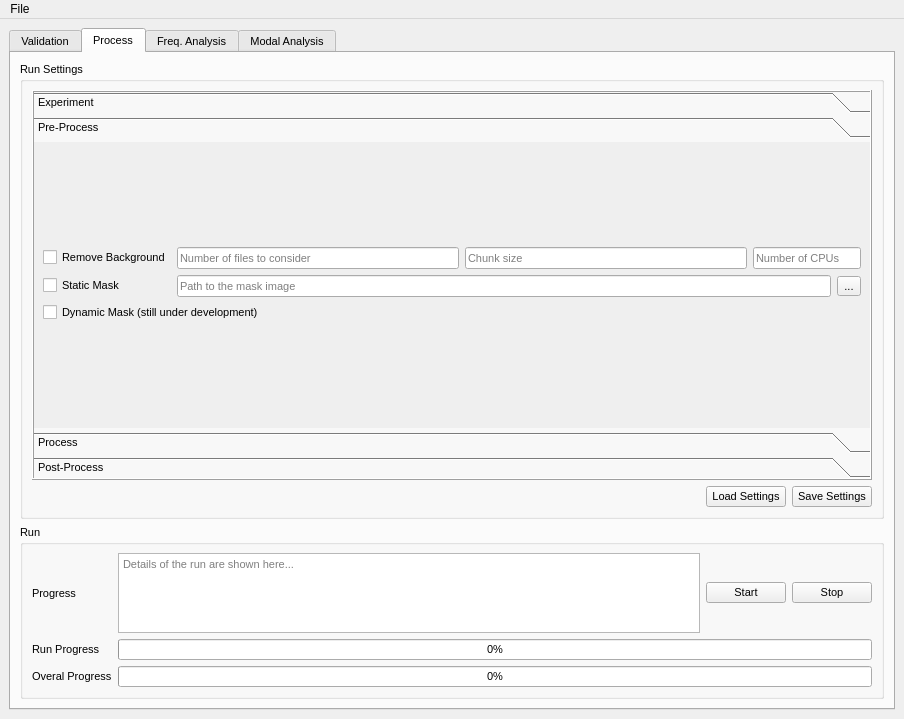
<?xml version="1.0" encoding="UTF-8"?>
<ui version="4.0">
 <class>MainWindow</class>
 <widget class="QMainWindow" name="MainWindow">
  <property name="enabled">
   <bool>true</bool>
  </property>
  <property name="geometry">
   <rect>
    <x>0</x>
    <y>0</y>
    <width>904</width>
    <height>719</height>
   </rect>
  </property>
  <widget class="QWidget" name="centralwidget">
   <layout class="QGridLayout" name="gridLayout_11">
    <item row="0" column="0">
     <widget class="QTabWidget" name="Main_tabs">
      <property name="enabled">
       <bool>true</bool>
      </property>
      <property name="font">
       <font>
        <pointsize>8</pointsize>
        <weight>50</weight>
        <italic>false</italic>
        <bold>false</bold>
        <underline>false</underline>
        <strikeout>false</strikeout>
       </font>
      </property>
      <property name="acceptDrops">
       <bool>false</bool>
      </property>
      <property name="accessibleDescription">
       <string/>
      </property>
      <property name="autoFillBackground">
       <bool>false</bool>
      </property>
      <property name="tabPosition">
       <enum>QTabWidget::North</enum>
      </property>
      <property name="tabShape">
       <enum>QTabWidget::Rounded</enum>
      </property>
      <property name="currentIndex">
       <number>1</number>
      </property>
      <property name="elideMode">
       <enum>Qt::ElideNone</enum>
      </property>
      <property name="usesScrollButtons">
       <bool>true</bool>
      </property>
      <property name="documentMode">
       <bool>false</bool>
      </property>
      <property name="tabsClosable">
       <bool>false</bool>
      </property>
      <property name="movable">
       <bool>false</bool>
      </property>
      <property name="tabBarAutoHide">
       <bool>false</bool>
      </property>
      <widget class="QWidget" name="Validation">
       <property name="enabled">
        <bool>true</bool>
       </property>
       <attribute name="title">
        <string>Validation</string>
       </attribute>
       <layout class="QGridLayout" name="gridLayout_4">
        <item row="0" column="0">
         <widget class="QSplitter" name="splitter">
          <property name="sizePolicy">
           <sizepolicy hsizetype="Expanding" vsizetype="Preferred">
            <horstretch>0</horstretch>
            <verstretch>0</verstretch>
           </sizepolicy>
          </property>
          <property name="orientation">
           <enum>Qt::Horizontal</enum>
          </property>
          <widget class="QWidget" name="layoutWidget">
           <layout class="QVBoxLayout" name="verticalLayout" stretch="0,0">
            <item>
             <widget class="QGroupBox" name="settings_GB">
              <property name="enabled">
               <bool>true</bool>
              </property>
              <property name="sizePolicy">
               <sizepolicy hsizetype="Preferred" vsizetype="Preferred">
                <horstretch>0</horstretch>
                <verstretch>0</verstretch>
               </sizepolicy>
              </property>
              <property name="minimumSize">
               <size>
                <width>0</width>
                <height>0</height>
               </size>
              </property>
              <property name="font">
               <font>
                <pointsize>8</pointsize>
                <weight>50</weight>
                <italic>false</italic>
                <bold>false</bold>
                <kerning>true</kerning>
               </font>
              </property>
              <property name="autoFillBackground">
               <bool>false</bool>
              </property>
              <property name="title">
               <string>Thresholding Settings</string>
              </property>
              <property name="alignment">
               <set>Qt::AlignLeading|Qt::AlignLeft|Qt::AlignVCenter</set>
              </property>
              <property name="flat">
               <bool>false</bool>
              </property>
              <property name="checkable">
               <bool>false</bool>
              </property>
              <property name="checked">
               <bool>false</bool>
              </property>
              <layout class="QGridLayout" name="gridLayout_5">
               <item row="0" column="0">
                <layout class="QVBoxLayout" name="verticalLayout_2">
                 <item>
                  <layout class="QGridLayout" name="gridLayout">
                   <item row="1" column="0">
                    <widget class="QCheckBox" name="global_velocity_CB">
                     <property name="enabled">
                      <bool>true</bool>
                     </property>
                     <property name="text">
                      <string>Global Velocity</string>
                     </property>
                    </widget>
                   </item>
                   <item row="1" column="1">
                    <widget class="QLineEdit" name="global_uVelocity_LE">
                     <property name="placeholderText">
                      <string>Umin, Umax</string>
                     </property>
                    </widget>
                   </item>
                   <item row="1" column="2">
                    <widget class="QLineEdit" name="global_vVelocity_LE">
                     <property name="placeholderText">
                      <string>Vmin, Vmax</string>
                     </property>
                    </widget>
                   </item>
                   <item row="2" column="0">
                    <widget class="QCheckBox" name="local_velocity_CB">
                     <property name="enabled">
                      <bool>true</bool>
                     </property>
                     <property name="text">
                      <string>Local Median</string>
                     </property>
                    </widget>
                   </item>
                   <item row="2" column="1">
                    <widget class="QLineEdit" name="local_velocity_LE">
                     <property name="placeholderText">
                      <string>Udiff, Vdiff</string>
                     </property>
                    </widget>
                   </item>
                   <item row="2" column="2">
                    <widget class="QLineEdit" name="local_kernel_LE">
                     <property name="placeholderText">
                      <string>kernel size</string>
                     </property>
                    </widget>
                   </item>
                   <item row="0" column="0">
                    <widget class="QCheckBox" name="s2n_CB">
                     <property name="enabled">
                      <bool>true</bool>
                     </property>
                     <property name="text">
                      <string>Signal 2 Noise</string>
                     </property>
                    </widget>
                   </item>
                   <item row="3" column="0" colspan="2">
                    <widget class="QCheckBox" name="global_std_CB">
                     <property name="enabled">
                      <bool>true</bool>
                     </property>
                     <property name="text">
                      <string>Global Std. Deviation</string>
                     </property>
                    </widget>
                   </item>
                   <item row="0" column="2">
                    <widget class="QLineEdit" name="s2n_LE">
                     <property name="enabled">
                      <bool>true</bool>
                     </property>
                     <property name="whatsThis">
                      <string>&lt;html&gt;&lt;head/&gt;&lt;body&gt;&lt;p&gt;&lt;br/&gt;&lt;/p&gt;&lt;/body&gt;&lt;/html&gt;</string>
                     </property>
                     <property name="text">
                      <string/>
                     </property>
                     <property name="frame">
                      <bool>true</bool>
                     </property>
                     <property name="placeholderText">
                      <string>signal/noise</string>
                     </property>
                    </widget>
                   </item>
                   <item row="3" column="2">
                    <widget class="QLineEdit" name="global_std_LE">
                     <property name="placeholderText">
                      <string>std multiplier</string>
                     </property>
                    </widget>
                   </item>
                  </layout>
                 </item>
                 <item>
                  <layout class="QHBoxLayout" name="horizontalLayout">
                   <item>
                    <widget class="QPushButton" name="apply_settings_PB">
                     <property name="text">
                      <string>Apply Settings</string>
                     </property>
                    </widget>
                   </item>
                   <item>
                    <widget class="QPushButton" name="load_settings_PB">
                     <property name="text">
                      <string>Load Settings</string>
                     </property>
                    </widget>
                   </item>
                   <item>
                    <widget class="QPushButton" name="save_settings_PB">
                     <property name="enabled">
                      <bool>true</bool>
                     </property>
                     <property name="text">
                      <string>Save Settings</string>
                     </property>
                    </widget>
                   </item>
                  </layout>
                 </item>
                </layout>
               </item>
              </layout>
             </widget>
            </item>
            <item>
             <widget class="QTreeWidget" name="files_TW">
              <property name="enabled">
               <bool>true</bool>
              </property>
              <property name="sizePolicy">
               <sizepolicy hsizetype="Expanding" vsizetype="Expanding">
                <horstretch>0</horstretch>
                <verstretch>0</verstretch>
               </sizepolicy>
              </property>
              <property name="minimumSize">
               <size>
                <width>0</width>
                <height>0</height>
               </size>
              </property>
              <property name="autoScroll">
               <bool>true</bool>
              </property>
              <property name="indentation">
               <number>0</number>
              </property>
              <property name="itemsExpandable">
               <bool>true</bool>
              </property>
              <property name="sortingEnabled">
               <bool>true</bool>
              </property>
              <property name="animated">
               <bool>true</bool>
              </property>
              <property name="allColumnsShowFocus">
               <bool>false</bool>
              </property>
              <property name="wordWrap">
               <bool>false</bool>
              </property>
              <property name="headerHidden">
               <bool>false</bool>
              </property>
              <attribute name="headerShowSortIndicator" stdset="0">
               <bool>true</bool>
              </attribute>
              <column>
               <property name="text">
                <string>File</string>
               </property>
              </column>
              <column>
               <property name="text">
                <string>Num. Bad Vector</string>
               </property>
              </column>
             </widget>
            </item>
           </layout>
          </widget>
          <widget class="QWidget" name="plot_widget" native="true">
           <property name="enabled">
            <bool>true</bool>
           </property>
           <property name="sizePolicy">
            <sizepolicy hsizetype="Preferred" vsizetype="Preferred">
             <horstretch>1</horstretch>
             <verstretch>1</verstretch>
            </sizepolicy>
           </property>
           <property name="minimumSize">
            <size>
             <width>450</width>
             <height>0</height>
            </size>
           </property>
           <property name="autoFillBackground">
            <bool>false</bool>
           </property>
           <widget class="QLineEdit" name="plot_settings_LE">
            <property name="geometry">
             <rect>
              <x>160</x>
              <y>30</y>
              <width>70</width>
              <height>30</height>
             </rect>
            </property>
            <property name="sizePolicy">
             <sizepolicy hsizetype="Fixed" vsizetype="Fixed">
              <horstretch>0</horstretch>
              <verstretch>0</verstretch>
             </sizepolicy>
            </property>
            <property name="minimumSize">
             <size>
              <width>70</width>
              <height>0</height>
             </size>
            </property>
            <property name="maximumSize">
             <size>
              <width>70</width>
              <height>16777215</height>
             </size>
            </property>
            <property name="text">
             <string>b,r,50,2</string>
            </property>
            <property name="placeholderText">
             <string>b,r,50,2</string>
            </property>
           </widget>
           <widget class="QComboBox" name="BV_settings_CB">
            <property name="geometry">
             <rect>
              <x>240</x>
              <y>30</y>
              <width>165</width>
              <height>30</height>
             </rect>
            </property>
            <property name="sizePolicy">
             <sizepolicy hsizetype="Fixed" vsizetype="Fixed">
              <horstretch>0</horstretch>
              <verstretch>0</verstretch>
             </sizepolicy>
            </property>
            <property name="minimumSize">
             <size>
              <width>165</width>
              <height>30</height>
             </size>
            </property>
            <property name="maximumSize">
             <size>
              <width>165</width>
              <height>16777215</height>
             </size>
            </property>
            <item>
             <property name="text">
              <string>Show Original BV</string>
             </property>
            </item>
            <item>
             <property name="text">
              <string>Show Replaced BV</string>
             </property>
            </item>
            <item>
             <property name="text">
              <string>Do Not Show BV</string>
             </property>
            </item>
            <item>
             <property name="text">
              <string>Only Show BV</string>
             </property>
            </item>
           </widget>
          </widget>
         </widget>
        </item>
       </layout>
      </widget>
      <widget class="QWidget" name="Process">
       <attribute name="title">
        <string>Process</string>
       </attribute>
       <layout class="QGridLayout" name="gridLayout_12">
        <item row="0" column="0">
         <widget class="QGroupBox" name="groupBox_7">
          <property name="sizePolicy">
           <sizepolicy hsizetype="Expanding" vsizetype="Expanding">
            <horstretch>0</horstretch>
            <verstretch>0</verstretch>
           </sizepolicy>
          </property>
          <property name="title">
           <string>Run Settings</string>
          </property>
          <layout class="QGridLayout" name="gridLayout_18">
           <item row="1" column="0">
            <spacer name="horizontalSpacer">
             <property name="orientation">
              <enum>Qt::Horizontal</enum>
             </property>
             <property name="sizeHint" stdset="0">
              <size>
               <width>398</width>
               <height>20</height>
              </size>
             </property>
            </spacer>
           </item>
           <item row="1" column="2">
            <widget class="QPushButton" name="process_savesettings_PB">
             <property name="text">
              <string>Save Settings</string>
             </property>
            </widget>
           </item>
           <item row="1" column="1">
            <widget class="QPushButton" name="process_loadsettings_PB">
             <property name="text">
              <string>Load Settings</string>
             </property>
            </widget>
           </item>
           <item row="0" column="0" colspan="3">
            <widget class="QToolBox" name="toolBox">
             <property name="frameShape">
              <enum>QFrame::Box</enum>
             </property>
             <property name="frameShadow">
              <enum>QFrame::Raised</enum>
             </property>
             <property name="currentIndex">
              <number>1</number>
             </property>
             <property name="tabSpacing">
              <number>4</number>
             </property>
             <widget class="QWidget" name="ExpPage">
              <property name="geometry">
               <rect>
                <x>0</x>
                <y>0</y>
                <width>540</width>
                <height>155</height>
               </rect>
              </property>
              <attribute name="label">
               <string>Experiment</string>
              </attribute>
              <layout class="QGridLayout" name="gridLayout_2">
               <item row="0" column="0">
                <layout class="QGridLayout" name="gridLayout_13">
                 <item row="3" column="0">
                  <widget class="QLabel" name="label">
                   <property name="text">
                    <string>Pattern A</string>
                   </property>
                  </widget>
                 </item>
                 <item row="3" column="1">
                  <widget class="QLineEdit" name="exp_patA_LE">
                   <property name="placeholderText">
                    <string>Pattern for frame_a</string>
                   </property>
                  </widget>
                 </item>
                 <item row="3" column="3">
                  <widget class="QLineEdit" name="exp_patB_LE">
                   <property name="placeholderText">
                    <string>Pattern for frame_b</string>
                   </property>
                  </widget>
                 </item>
                 <item row="3" column="2">
                  <widget class="QLabel" name="label_2">
                   <property name="text">
                    <string>Pattern B</string>
                   </property>
                  </widget>
                 </item>
                 <item row="3" column="5" colspan="2">
                  <widget class="QLineEdit" name="exp_nfiles_LE">
                   <property name="placeholderText">
                    <string>Number of files in each run</string>
                   </property>
                  </widget>
                 </item>
                 <item row="1" column="0">
                  <widget class="QLabel" name="label_25">
                   <property name="text">
                    <string>Experiments</string>
                   </property>
                  </widget>
                 </item>
                 <item row="2" column="1" colspan="6">
                  <widget class="QLineEdit" name="exp_runs_LE">
                   <property name="text">
                    <string/>
                   </property>
                   <property name="placeholderText">
                    <string>Runs separated by a comma (,)</string>
                   </property>
                  </widget>
                 </item>
                 <item row="2" column="0">
                  <widget class="QLabel" name="label_14">
                   <property name="text">
                    <string>Runs</string>
                   </property>
                  </widget>
                 </item>
                 <item row="0" column="0">
                  <widget class="QLabel" name="label_24">
                   <property name="text">
                    <string>Directory</string>
                   </property>
                  </widget>
                 </item>
                 <item row="0" column="1" colspan="5">
                  <widget class="QLineEdit" name="exp_directory_LE">
                   <property name="text">
                    <string/>
                   </property>
                   <property name="placeholderText">
                    <string>Path to the experiment directory</string>
                   </property>
                  </widget>
                 </item>
                 <item row="1" column="1" colspan="6">
                  <widget class="QLineEdit" name="exp_experiments_LE">
                   <property name="text">
                    <string/>
                   </property>
                   <property name="placeholderText">
                    <string>Experiments separated by a comma (,)</string>
                   </property>
                  </widget>
                 </item>
                 <item row="0" column="6">
                  <widget class="QToolButton" name="exp_directory_PB">
                   <property name="text">
                    <string>...</string>
                   </property>
                  </widget>
                 </item>
                 <item row="3" column="4">
                  <widget class="QLabel" name="label_3">
                   <property name="text">
                    <string>Num. of files</string>
                   </property>
                  </widget>
                 </item>
                </layout>
               </item>
              </layout>
             </widget>
             <widget class="QWidget" name="PrePage">
              <property name="geometry">
               <rect>
                <x>0</x>
                <y>0</y>
                <width>814</width>
                <height>176</height>
               </rect>
              </property>
              <attribute name="label">
               <string>Pre-Process</string>
              </attribute>
              <layout class="QGridLayout" name="gridLayout_3">
               <item row="0" column="0">
                <layout class="QGridLayout" name="gridLayout_7">
                 <item row="0" column="2">
                  <widget class="QLineEdit" name="pre_bg_chunksize_LE">
                   <property name="placeholderText">
                    <string>Chunk size</string>
                   </property>
                  </widget>
                 </item>
                 <item row="0" column="3" colspan="2">
                  <widget class="QLineEdit" name="pre_bg_ncpus_LE">
                   <property name="placeholderText">
                    <string>Number of CPUs</string>
                   </property>
                  </widget>
                 </item>
                 <item row="1" column="4">
                  <widget class="QToolButton" name="pre_sm_path_TB">
                   <property name="text">
                    <string>...</string>
                   </property>
                  </widget>
                 </item>
                 <item row="0" column="1">
                  <widget class="QLineEdit" name="pre_bg_nfiles_LE">
                   <property name="placeholderText">
                    <string>Number of files to consider</string>
                   </property>
                  </widget>
                 </item>
                 <item row="1" column="0">
                  <widget class="QCheckBox" name="pre_staticmask_CB">
                   <property name="text">
                    <string>Static Mask</string>
                   </property>
                  </widget>
                 </item>
                 <item row="0" column="0">
                  <widget class="QCheckBox" name="pre_background_CB">
                   <property name="text">
                    <string>Remove Background</string>
                   </property>
                  </widget>
                 </item>
                 <item row="1" column="1" colspan="3">
                  <widget class="QLineEdit" name="pre_sm_path_LE">
                   <property name="placeholderText">
                    <string>Path to the mask image</string>
                   </property>
                  </widget>
                 </item>
                 <item row="2" column="0" colspan="3">
                  <widget class="QCheckBox" name="pre_dynamicmask_CB">
                   <property name="text">
                    <string>Dynamic Mask (still under development)</string>
                   </property>
                  </widget>
                 </item>
                </layout>
               </item>
              </layout>
             </widget>
             <widget class="QWidget" name="ProPage">
              <property name="geometry">
               <rect>
                <x>0</x>
                <y>0</y>
                <width>657</width>
                <height>121</height>
               </rect>
              </property>
              <attribute name="label">
               <string>Process</string>
              </attribute>
              <layout class="QGridLayout" name="gridLayout_8">
               <item row="0" column="0">
                <layout class="QGridLayout" name="gridLayout_9">
                 <item row="0" column="2">
                  <widget class="QLineEdit" name="pro_windowsize_LE">
                   <property name="text">
                    <string/>
                   </property>
                   <property name="placeholderText">
                    <string/>
                   </property>
                  </widget>
                 </item>
                 <item row="0" column="3">
                  <widget class="QLabel" name="label_4">
                   <property name="text">
                    <string>Search Area Size</string>
                   </property>
                  </widget>
                 </item>
                 <item row="0" column="4">
                  <widget class="QLineEdit" name="pro_searcharea_LE">
                   <property name="text">
                    <string/>
                   </property>
                   <property name="placeholderText">
                    <string/>
                   </property>
                  </widget>
                 </item>
                 <item row="0" column="5">
                  <widget class="QLabel" name="label_7">
                   <property name="text">
                    <string>Overlap</string>
                   </property>
                  </widget>
                 </item>
                 <item row="0" column="6">
                  <widget class="QLineEdit" name="pro_overlap_LE">
                   <property name="text">
                    <string/>
                   </property>
                   <property name="placeholderText">
                    <string/>
                   </property>
                  </widget>
                 </item>
                 <item row="2" column="0" colspan="2">
                  <widget class="QLabel" name="label_8">
                   <property name="text">
                    <string>Numb. CPU Cores</string>
                   </property>
                  </widget>
                 </item>
                 <item row="2" column="2">
                  <widget class="QLineEdit" name="pro_ncpus_LE">
                   <property name="text">
                    <string/>
                   </property>
                   <property name="placeholderText">
                    <string/>
                   </property>
                  </widget>
                 </item>
                 <item row="0" column="0" colspan="2">
                  <widget class="QLabel" name="label_9">
                   <property name="text">
                    <string>Window Size</string>
                   </property>
                  </widget>
                 </item>
                 <item row="1" column="6">
                  <widget class="QLineEdit" name="pro_scale_LE">
                   <property name="text">
                    <string/>
                   </property>
                   <property name="placeholderText">
                    <string/>
                   </property>
                  </widget>
                 </item>
                 <item row="1" column="5">
                  <widget class="QLabel" name="label_12">
                   <property name="text">
                    <string>Scale</string>
                   </property>
                  </widget>
                 </item>
                 <item row="1" column="0" colspan="2">
                  <widget class="QLabel" name="label_11">
                   <property name="text">
                    <string>Signal/Noise Method</string>
                   </property>
                  </widget>
                 </item>
                 <item row="1" column="2">
                  <widget class="QComboBox" name="pro_sig2noise_CB">
                   <item>
                    <property name="text">
                     <string>peak2peak</string>
                    </property>
                   </item>
                   <item>
                    <property name="text">
                     <string>peak2mean</string>
                    </property>
                   </item>
                   <item>
                    <property name="text">
                     <string>None</string>
                    </property>
                   </item>
                  </widget>
                 </item>
                 <item row="1" column="3">
                  <widget class="QLabel" name="label_10">
                   <property name="text">
                    <string>Time Step</string>
                   </property>
                  </widget>
                 </item>
                 <item row="1" column="4">
                  <widget class="QLineEdit" name="pro_timestep_LE">
                   <property name="text">
                    <string/>
                   </property>
                   <property name="placeholderText">
                    <string/>
                   </property>
                  </widget>
                 </item>
                </layout>
               </item>
              </layout>
             </widget>
             <widget class="QWidget" name="PosPage">
              <property name="geometry">
               <rect>
                <x>0</x>
                <y>0</y>
                <width>637</width>
                <height>285</height>
               </rect>
              </property>
              <attribute name="label">
               <string>Post-Process</string>
              </attribute>
              <layout class="QGridLayout" name="gridLayout_10">
               <item row="0" column="0">
                <widget class="QGroupBox" name="groupBox_9">
                 <property name="title">
                  <string>Validation</string>
                 </property>
                 <layout class="QGridLayout" name="gridLayout_21">
                  <item row="0" column="0">
                   <layout class="QGridLayout" name="gridLayout_22">
                    <item row="0" column="0">
                     <widget class="QCheckBox" name="pos_sig2noise_CB">
                      <property name="enabled">
                       <bool>true</bool>
                      </property>
                      <property name="text">
                       <string>Signal 2 Noise</string>
                      </property>
                     </widget>
                    </item>
                    <item row="0" column="1">
                     <widget class="QLineEdit" name="pos_s2n_ratio_LE">
                      <property name="enabled">
                       <bool>true</bool>
                      </property>
                      <property name="whatsThis">
                       <string>&lt;html&gt;&lt;head/&gt;&lt;body&gt;&lt;p&gt;&lt;br/&gt;&lt;/p&gt;&lt;/body&gt;&lt;/html&gt;</string>
                      </property>
                      <property name="text">
                       <string/>
                      </property>
                      <property name="frame">
                       <bool>true</bool>
                      </property>
                      <property name="placeholderText">
                       <string>signal/noise</string>
                      </property>
                     </widget>
                    </item>
                    <item row="0" column="2">
                     <widget class="QCheckBox" name="pos_globalvelocity_CB">
                      <property name="enabled">
                       <bool>true</bool>
                      </property>
                      <property name="text">
                       <string>Global Velocity</string>
                      </property>
                     </widget>
                    </item>
                    <item row="0" column="3">
                     <widget class="QLineEdit" name="pos_gv_ulim_LE">
                      <property name="placeholderText">
                       <string>Umin, Umax</string>
                      </property>
                     </widget>
                    </item>
                    <item row="0" column="4">
                     <widget class="QLineEdit" name="pos_gv_vlim_LE">
                      <property name="placeholderText">
                       <string>Vmin, Vmax</string>
                      </property>
                     </widget>
                    </item>
                    <item row="1" column="0">
                     <widget class="QCheckBox" name="pos_std_CB">
                      <property name="enabled">
                       <bool>true</bool>
                      </property>
                      <property name="text">
                       <string>Global Std. Deviation</string>
                      </property>
                     </widget>
                    </item>
                    <item row="1" column="1">
                     <widget class="QLineEdit" name="pos_std_LE">
                      <property name="placeholderText">
                       <string>std multiplier</string>
                      </property>
                     </widget>
                    </item>
                    <item row="1" column="2">
                     <widget class="QCheckBox" name="pos_localvelocity_CB">
                      <property name="enabled">
                       <bool>true</bool>
                      </property>
                      <property name="text">
                       <string>Local Median</string>
                      </property>
                     </widget>
                    </item>
                    <item row="1" column="3">
                     <widget class="QLineEdit" name="pos_lv_uvdiff_LE">
                      <property name="placeholderText">
                       <string>Udiff, Vdiff</string>
                      </property>
                     </widget>
                    </item>
                    <item row="1" column="4">
                     <widget class="QLineEdit" name="pos_lv_kernel_LE">
                      <property name="placeholderText">
                       <string>kernel size</string>
                      </property>
                     </widget>
                    </item>
                   </layout>
                  </item>
                 </layout>
                </widget>
               </item>
               <item row="1" column="0">
                <widget class="QGroupBox" name="groupBox_10">
                 <property name="title">
                  <string>Vector Corrections</string>
                 </property>
                 <layout class="QGridLayout" name="gridLayout_23">
                  <item row="0" column="0">
                   <layout class="QGridLayout" name="gridLayout_24">
                    <item row="2" column="0">
                     <widget class="QCheckBox" name="pos_fieldmanip_CB">
                      <property name="enabled">
                       <bool>true</bool>
                      </property>
                      <property name="text">
                       <string>Field Manipulations</string>
                      </property>
                     </widget>
                    </item>
                    <item row="0" column="2">
                     <widget class="QComboBox" name="pos_bv_method_CB">
                      <item>
                       <property name="text">
                        <string>localmean</string>
                       </property>
                      </item>
                      <item>
                       <property name="text">
                        <string>disk</string>
                       </property>
                      </item>
                      <item>
                       <property name="text">
                        <string>distance</string>
                       </property>
                      </item>
                     </widget>
                    </item>
                    <item row="0" column="4">
                     <widget class="QLineEdit" name="pos_bv_kernel_LE">
                      <property name="placeholderText">
                       <string>Kernel size</string>
                      </property>
                     </widget>
                    </item>
                    <item row="1" column="0">
                     <widget class="QCheckBox" name="pos_smoothing_CB">
                      <property name="enabled">
                       <bool>true</bool>
                      </property>
                      <property name="text">
                       <string>Vector Smoothing</string>
                      </property>
                     </widget>
                    </item>
                    <item row="0" column="3">
                     <widget class="QLineEdit" name="pos_bv_niterations_LE">
                      <property name="placeholderText">
                       <string>Num. of max iterations</string>
                      </property>
                     </widget>
                    </item>
                    <item row="1" column="1" colspan="2">
                     <widget class="QLineEdit" name="pos_smth_factor_LE">
                      <property name="placeholderText">
                       <string>smoothing coeff. u, v</string>
                      </property>
                     </widget>
                    </item>
                    <item row="2" column="1" colspan="2">
                     <widget class="QLineEdit" name="pos_fm_LE">
                      <property name="placeholderText">
                       <string>ex. rotCW, flipUD</string>
                      </property>
                     </widget>
                    </item>
                    <item row="0" column="0" colspan="2">
                     <widget class="QCheckBox" name="pos_badvector_CB">
                      <property name="enabled">
                       <bool>true</bool>
                      </property>
                      <property name="text">
                       <string>Bad Vectors Replacement</string>
                      </property>
                     </widget>
                    </item>
                   </layout>
                  </item>
                 </layout>
                </widget>
               </item>
              </layout>
             </widget>
            </widget>
           </item>
          </layout>
         </widget>
        </item>
        <item row="1" column="0">
         <widget class="QGroupBox" name="groupBox_11">
          <property name="sizePolicy">
           <sizepolicy hsizetype="Expanding" vsizetype="Fixed">
            <horstretch>0</horstretch>
            <verstretch>0</verstretch>
           </sizepolicy>
          </property>
          <property name="title">
           <string>Run</string>
          </property>
          <layout class="QGridLayout" name="gridLayout_25">
           <item row="0" column="0">
            <layout class="QGridLayout" name="gridLayout_26">
             <item row="0" column="0">
              <widget class="QLabel" name="label_21">
               <property name="text">
                <string>Progress</string>
               </property>
              </widget>
             </item>
             <item row="1" column="0">
              <widget class="QLabel" name="label_22">
               <property name="text">
                <string>Run Progress</string>
               </property>
              </widget>
             </item>
             <item row="0" column="2">
              <widget class="QPushButton" name="run_start_PB">
               <property name="text">
                <string>Start</string>
               </property>
              </widget>
             </item>
             <item row="0" column="3">
              <widget class="QPushButton" name="run_stop_PB">
               <property name="text">
                <string>Stop</string>
               </property>
              </widget>
             </item>
             <item row="2" column="1" colspan="3">
              <widget class="QProgressBar" name="run_overalprogress_PBar">
               <property name="enabled">
                <bool>true</bool>
               </property>
               <property name="value">
                <number>0</number>
               </property>
               <property name="textVisible">
                <bool>true</bool>
               </property>
              </widget>
             </item>
             <item row="1" column="1" colspan="3">
              <widget class="QProgressBar" name="run_progress_PBar">
               <property name="value">
                <number>0</number>
               </property>
              </widget>
             </item>
             <item row="2" column="0">
              <widget class="QLabel" name="label_23">
               <property name="text">
                <string>Overal Progress</string>
               </property>
              </widget>
             </item>
             <item row="0" column="1">
              <widget class="QPlainTextEdit" name="run_progress_TE">
               <property name="sizePolicy">
                <sizepolicy hsizetype="Expanding" vsizetype="Fixed">
                 <horstretch>0</horstretch>
                 <verstretch>0</verstretch>
                </sizepolicy>
               </property>
               <property name="maximumSize">
                <size>
                 <width>16777215</width>
                 <height>80</height>
                </size>
               </property>
               <property name="layoutDirection">
                <enum>Qt::LeftToRight</enum>
               </property>
               <property name="frameShape">
                <enum>QFrame::StyledPanel</enum>
               </property>
               <property name="midLineWidth">
                <number>3</number>
               </property>
               <property name="horizontalScrollBarPolicy">
                <enum>Qt::ScrollBarAsNeeded</enum>
               </property>
               <property name="tabChangesFocus">
                <bool>true</bool>
               </property>
               <property name="undoRedoEnabled">
                <bool>false</bool>
               </property>
               <property name="readOnly">
                <bool>true</bool>
               </property>
               <property name="textInteractionFlags">
                <set>Qt::TextSelectableByKeyboard|Qt::TextSelectableByMouse</set>
               </property>
               <property name="centerOnScroll">
                <bool>true</bool>
               </property>
               <property name="placeholderText">
                <string>Details of the run are shown here...</string>
               </property>
              </widget>
             </item>
            </layout>
           </item>
          </layout>
         </widget>
        </item>
       </layout>
      </widget>
      <widget class="QWidget" name="FrequencyAnalysis">
       <attribute name="title">
        <string>Freq. Analysis</string>
       </attribute>
       <widget class="QLabel" name="label_13">
        <property name="geometry">
         <rect>
          <x>10</x>
          <y>20</y>
          <width>471</width>
          <height>22</height>
         </rect>
        </property>
        <property name="font">
         <font>
          <pointsize>9</pointsize>
         </font>
        </property>
        <property name="text">
         <string>This part of the program is still under development.</string>
        </property>
       </widget>
      </widget>
      <widget class="QWidget" name="ModalAnalysis">
       <attribute name="title">
        <string>Modal Analysis</string>
       </attribute>
       <widget class="QLabel" name="label_6">
        <property name="geometry">
         <rect>
          <x>10</x>
          <y>20</y>
          <width>471</width>
          <height>22</height>
         </rect>
        </property>
        <property name="font">
         <font>
          <pointsize>9</pointsize>
         </font>
        </property>
        <property name="text">
         <string>This part of the program is still under development.</string>
        </property>
       </widget>
      </widget>
     </widget>
    </item>
   </layout>
  </widget>
  <widget class="QMenuBar" name="menubar">
   <property name="geometry">
    <rect>
     <x>0</x>
     <y>0</y>
     <width>904</width>
     <height>31</height>
    </rect>
   </property>
   <widget class="QMenu" name="menuFile">
    <property name="title">
     <string>File</string>
    </property>
    <addaction name="actionLoad_Files"/>
    <addaction name="actionLoad_Raw_Images"/>
    <addaction name="actionClear_Files"/>
    <addaction name="actionExit"/>
   </widget>
   <addaction name="menuFile"/>
  </widget>
  <action name="actionLoad_Files">
   <property name="text">
    <string>Load Files</string>
   </property>
  </action>
  <action name="actionExit">
   <property name="text">
    <string>Exit</string>
   </property>
  </action>
  <action name="actionClear_Files">
   <property name="text">
    <string>Clear Files</string>
   </property>
  </action>
  <action name="actionLoad_Raw_Images">
   <property name="text">
    <string>Load Raw Images</string>
   </property>
  </action>
 </widget>
 <resources/>
 <connections/>
</ui>
